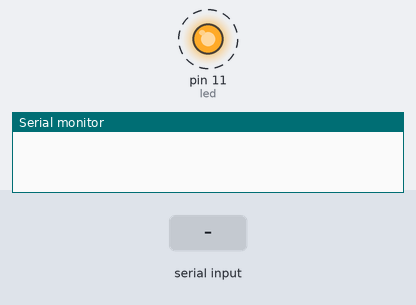
The sketch below on a simulated Arduino Uno, built with avr-gcc and run on an emulated ATmega328P. Parts: output pins drawn as LEDs (lit = HIGH), the last lines printed to the serial monitor. Dashed ring = blinking. The inputs (shaded band) are chosen by the test bench.

Above: at 0.1 s.
At 4.7 s:
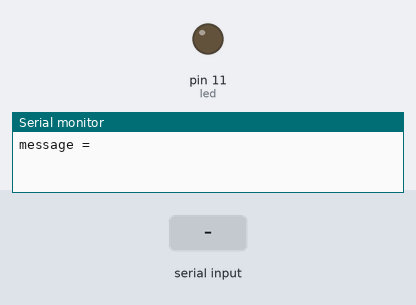
4.8 s: ".\n" received over Serial
At 5.4 s:
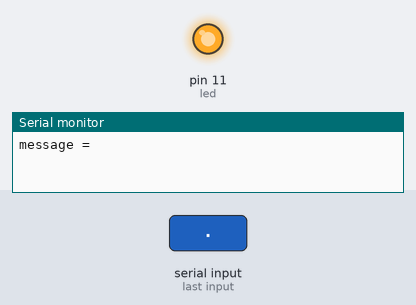
18.6 s: "*\n" received over Serial
28.7 s: "a\n" received over Serial
Timing chart, 0 to 46.7 s (numbered marks = the images above; inputs shaded):
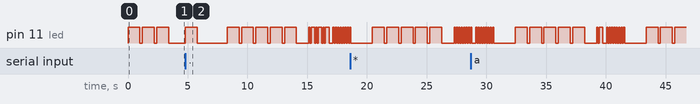

The sketch:

morseTwitterWall.ino
```cpp
int led = 11;
boolean DEBUG = true;

String message = "";
int messageSpeed = 100;

String tweetUser;
String tweetContent;

void setup() {
  Serial.begin(9600);
  pinMode(led, OUTPUT);
}

void loop() {
  digitalWrite(led, HIGH);
  delay(1000);
  digitalWrite(led, LOW);
  delay(200);
  digitalWrite(led, HIGH);
  delay(1000);
  digitalWrite(led, LOW);
  delay(200);
  digitalWrite(led, HIGH);
  delay(1000);
  digitalWrite(led, LOW);
  delay(200);

  boolean readANewTweet = readTweet();

  digitalWrite(led, readANewTweet ? HIGH : LOW);
  delay(1000);
  digitalWrite(led, LOW);
  delay(200);
  digitalWrite(led, HIGH);
  delay(1000);
  digitalWrite(led, LOW);
  delay(1000);

  for (int i = 0; i < message.length(); i++) {
    String morse = morseConvert(message.charAt(i));

    if (DEBUG) {
      Serial.print("char = ");
      Serial.print(message.charAt(i));
      Serial.print(", morse = ");
      Serial.print(morse);
      Serial.print("\n");
      Serial.flush();
    }

    for (int j = 0; j < morse.length(); j++) {
      if (morse.charAt(j) == '.') {
        digitalWrite(led, HIGH);
        delay(messageSpeed);
        digitalWrite(led, LOW);
        delay(messageSpeed);
      }
      else if (morse.charAt(j) == '-') {
        digitalWrite(led, HIGH);
        delay(3 * messageSpeed);
        digitalWrite(led, LOW);
        delay(messageSpeed);
      }
      else if (morse.charAt(j) == '*') {
        digitalWrite(led, LOW);
        delay(2 * messageSpeed);
      }
    }

    delay(2 * messageSpeed);
  }

  delay(15 * messageSpeed);
}

boolean readTweet() {
  String inputString = "";
  int charCount = 0;

  while (Serial.available()) {
    char inChar = (char) Serial.read();
    inputString += inChar;
    ++charCount;

    if (inChar == '\n') {
      break;
    }
  }

  if (charCount > 0) {
    message = inputString;
  }

  if (DEBUG) {
    Serial.print("message = ");
    Serial.println(message);
  }

  return charCount > 0;
}


String morseConvert(char c) {
  // Convert to lower-case; just so we don't have to enter each letter twice.
  if (c >= 'A' && c <= 'Z') {
    c += 32;
  }

  switch (c) {
  case 'a':
    return ".-";
  case 'b':
    return "-...";
  case 'c':
    return "-.-.";
  case 'd':
    return "-..";
  case 'e':
    return ".";
  case 'f':
    return "..-.";
  case 'g':
    return "--.";
  case 'h':
    return "....";
  case 'i':
    return "..";
  case 'j':
    return ".---";
  case 'k':
    return "-.-";
  case 'l':
    return ".-..";
  case 'm':
    return "--";
  case 'n':
    return "-.";
  case 'o':
    return "---";
  case 'p':
    return ".--.";
  case 'q':
    return "--.-";
  case 'r':
    return ".-.";
  case 's':
    return "...";
  case 't':
    return "-";
  case 'u':
    return "..-";
  case 'v':
    return "...-";
  case 'w':
    return ".--";
  case 'x':
    return "-..-";
  case 'y':
    return "-.--";
  case 'z':
    return "--..";
  case '1':
    return ".----";
  case '2':
    return "..---";
  case '3':
    return "...--";
  case '4':
    return "....-";
  case '5':
    return ".....";
  case '6':
    return "-....";
  case '7':
    return "--...";
  case '8':
    return "---..";
  case '9':
    return "----.";
  case '0':
    return "-----";
  case ' ':
    // Specify that we need to insert some extra time.
    return "*";
  case '.':
    return ".-.-.-";
  case ',':
    return "--..--";
  case '?':
    return "..--..";
  case '\'':
    return ".----.";
  case '!':
    return "-.-.--";
  case '/':
    return "-..-.";
  case '(':
    return "-.--.";
  case ')':
    return "-.--.-";
  case '&':
    return ".-...";
  case ':':
    return "---...";
  case ';':
    return "-.-.-.";
  case '=':
    return "-...-";
  case '+':
    return ".-.-.";
  case '-':
    return "-....-";
  case '"':
    return ".-..-.";
  default:
    return "........";  // Just ignore it.
  }
}
```
